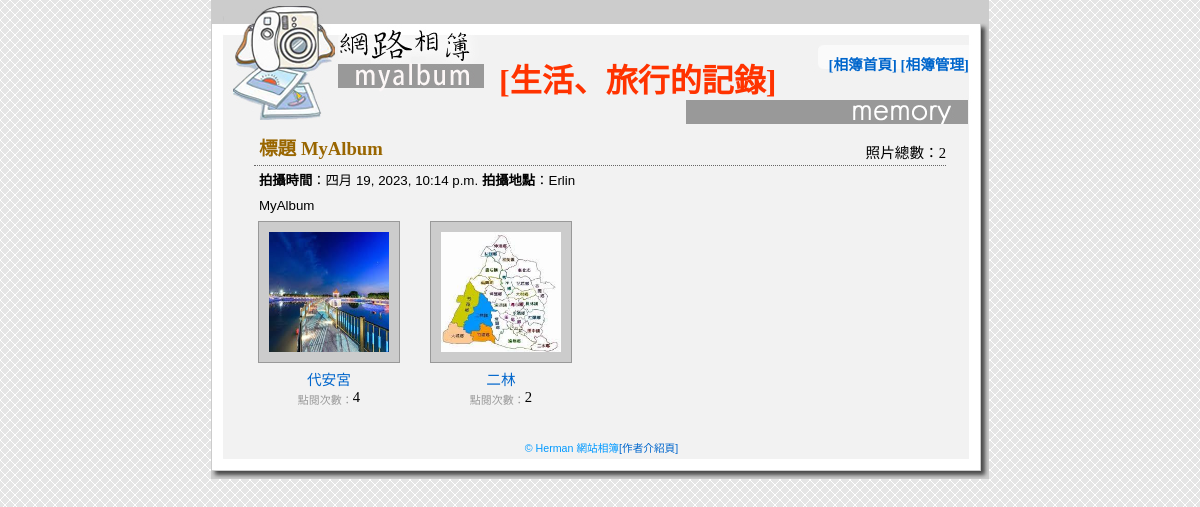
/album_show/2/, run on the app's committed database.
### cartapp/models.py (models this page shows, shortened)
class PhotoModel(models.Model):
    palbum = models.ForeignKey('AlbumModel', on_delete=models.CASCADE)
    psubject = models.CharField(max_length=100, null=False)
    pdate = models.DateTimeField(auto_now=True)
    purl = models.CharField(max_length=100, null=False)
    phit = models.IntegerField(default=0)

class AlbumModel(models.Model):
    adate = models.DateTimeField(auto_now=True)
    alocation = models.CharField(max_length=200, blank=True, default='')
    atitle = models.CharField(max_length=100, null=False)
    adesc = models.TextField(blank=True, default='')

### cartapp/views.py (the view)
# urls.py: path('album_show/<int:albumid>/', views.album_show),
def album_show(request, albumid=None):  #顯示相簿
	album = albumid  #以區域變數傳送給html
	photos = models.PhotoModel.objects.filter(palbum__id=album).order_by('-id')  #讀取所有相片
	monophoto = photos[0]  #第1張相片
	totalphoto = len(photos)  #相片總數
	return render(request, "album_show.html", locals())

### templates/album_show.html
{% extends "album_base.html" %}
{% load static %}
{% block content %}
  <div class="subjectDiv"> 標題 {{monophoto.palbum.atitle}}</div>
    <div class="actionDiv">照片總數：{{totalphoto}} </div>
    <div class="normalDiv">
      <p><strong>拍攝時間</strong>：{{monophoto.palbum.adate}}
        <strong>拍攝地點</strong>：{{monophoto.palbum.alocation}}</p>
      <p>{{monophoto.palbum.adesc}}</p>
    </div>
    {% for photo in photos %}
      <div class="albumDiv">
        <div class="picDiv"><a href="/album_photo/{{photo.id}}/{{album}}/"><img src="/media/{{photo.purl}}" width="120" height="120" border="0" /></a></a></div>
        <div class="albuminfo"><a href="/album_photo/{{photo.id}}/{{album}}/">{{photo.psubject}}</a><br />
          <span class="smalltext">點閱次數：</span>{{photo.phit}}</div>
      </div>
    {% endfor %}
{% endblock %}

### static/css/style.css (style rules this page uses)
body { background-color: #666; }
a:link { color: #666; text-decoration: none; }
#留言板 html, body { margin: 0; padding: 0; height: 100%; border: none; }
body { margin-left: 0px; margin-top: 0px; margin-right: 0px; margin-bottom: 0px; background-image: url(images/bg.gif); }
#mainRegion p { font-family: Verdana, Arial, Helvetica, sans-serif; font-size: 10pt; line-height: 20px; margin-top: 0px; margin-bottom: 5px; }
#mainRegion .smalltext { font-size: 11px; color: #999999; vertical-align: middle; }
#mainRegion .actionDiv { float: right; margin-top: -30px; font-size: 11pt; font-family: "微軟正黑體"; }
a { text-decoration: none; }
a:link { color: #0066CC; }
#mainRegion .picDiv { padding: 10px; background-color: #CCCCCC; height: 120px; width: 120px; border: 1px solid #999999; margin-right: auto; margin-left: auto; margin-bottom: 5px; }
#mainRegion .albumDiv { float: left; height: 210px; width: 150px; text-align: center; margin-right: 22px; margin-bottom: 5px; }
#mainRegion .albumDiv .albuminfo { font-family: "微軟正黑體"; font-size: 11pt; }
#mainRegion .normalDiv { clear: both; margin: 5px; }
#mainRegion .subjectDiv { font-family: "微軟正黑體"; font-size: 14pt; font-weight: bold; color: #996600; padding: 5px; clear: both; border-bottom-width: 1px; border-bottom-style: dotted; border-bottom-color: #666666; margin-bottom: 5px; }

### data on the page
PhotoModel: palbum.atitle "MyAlbum", palbum.adate "四月 19, 2023, 10:14 p.m.", palbum.alocation "Erlin", palbum.adesc "MyAlbum", purl (picture), psubject "代安宮", phit "4"
PhotoModel: purl (picture), psubject "二林", phit "2"

### other printed values
{{ totalphoto }} "2"
